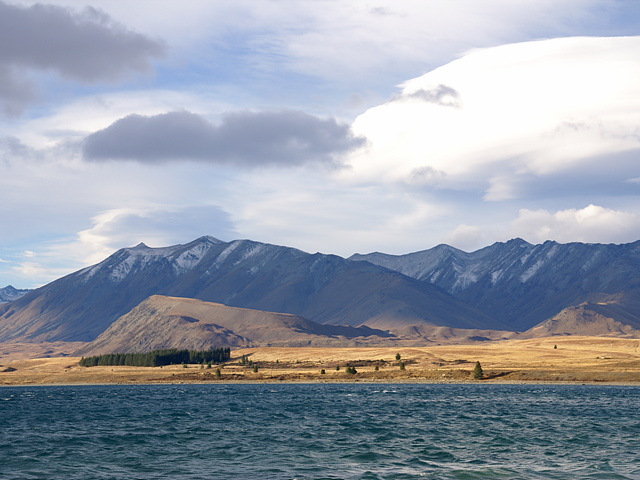
#> input picture ch06/tekapo.bmp, 640 x 480 px, found by its file name
$ python 4.video_flip.py
#> lines starting #> are read from the running program, lines starting #| are printed output that depends on the picture
import cv2

img = cv2.imread("ch06/tekapo.bmp")
#> img is the input picture: shape (480, 640, 3); mean B, G, R 169.8, 157.4, 149.7

dst1 = cv2.flip(img, 1)
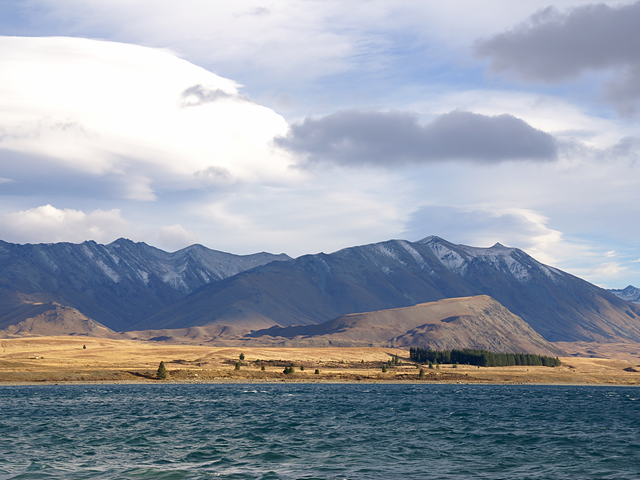
#> dst1: shape (480, 640, 3); mean B, G, R 169.8, 157.4, 149.7
dst2 = cv2.flip(img, 0)
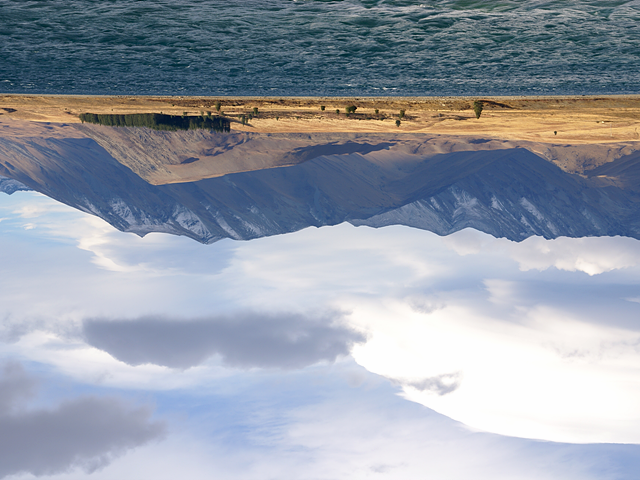
#> dst2: shape (480, 640, 3); mean B, G, R 169.8, 157.4, 149.7
dst3 = cv2.flip(img, -1)
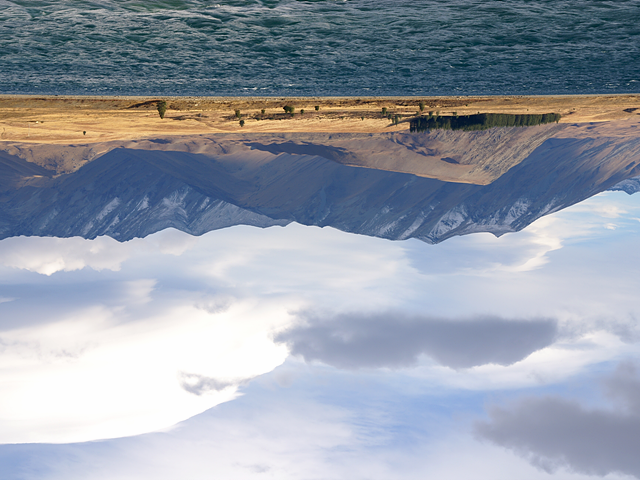
#> dst3: shape (480, 640, 3); mean B, G, R 169.8, 157.4, 149.7

cv2.imshow("Origin", img)
cv2.imshow("dst1", dst1)
cv2.imshow("dst2", dst2)
cv2.imshow("dst3", dst3)

cv2.waitKey()
cv2.destroyAllWindows()

$ run again, with ch06/cat.bmp copied over ch06/tekapo.bmp
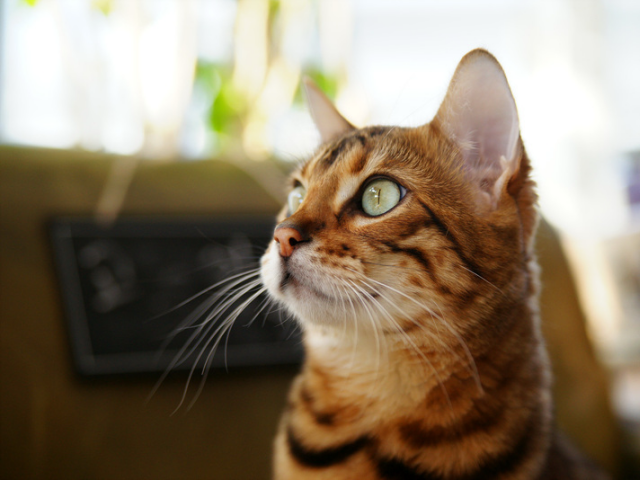
#> input picture ch06/cat.bmp, 640 x 480 px, found by its file name
#> img is the input picture: shape (480, 640, 3); mean B, G, R 104.5, 125.6, 140.8
#> `dst2 = cv2.flip(img, 0)`:
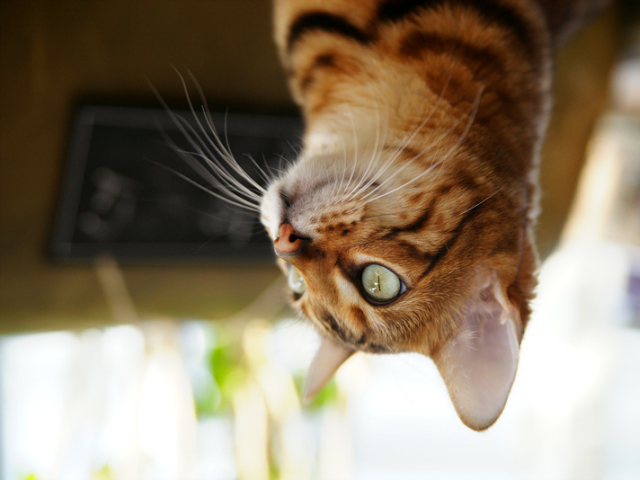
#> dst2: shape (480, 640, 3); mean B, G, R 104.5, 125.6, 140.8
#> `dst3 = cv2.flip(img, -1)`:
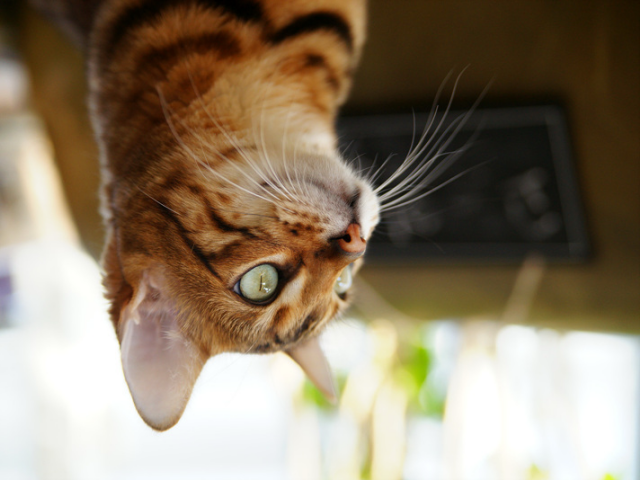
#> dst3: shape (480, 640, 3); mean B, G, R 104.5, 125.6, 140.8

$ run again, with ch06/rose.bmp copied over ch06/tekapo.bmp
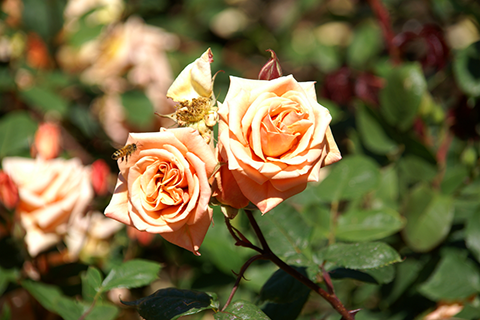
#> input picture ch06/rose.bmp, 480 x 320 px, found by its file name
#> img is the input picture: shape (320, 480, 3); mean B, G, R 63.1, 103.6, 116.2
#> `dst2 = cv2.flip(img, 0)`:
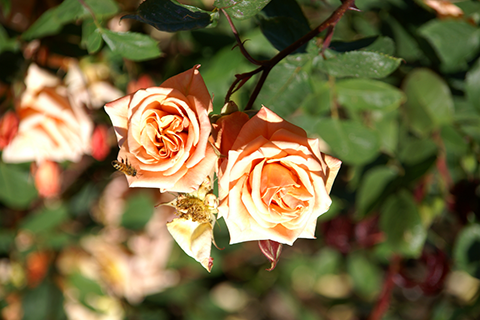
#> dst2: shape (320, 480, 3); mean B, G, R 63.1, 103.6, 116.2
#> `dst3 = cv2.flip(img, -1)`:
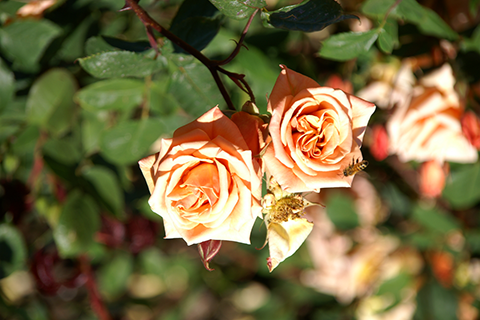
#> dst3: shape (320, 480, 3); mean B, G, R 63.1, 103.6, 116.2
